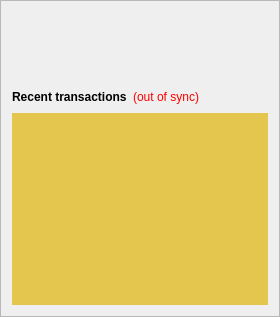
        <widget class="QFrame" name="frame_2">
         <property name="frameShape">
          <enum>QFrame::StyledPanel</enum>
         </property>
         <property name="frameShadow">
          <enum>QFrame::Raised</enum>
         </property>
         <layout class="QVBoxLayout" name="verticalLayout">
          <item>
           <spacer name="verticalSpacer_3">
            <property name="orientation">
             <enum>Qt::Vertical</enum>
            </property>
            <property name="sizeType">
             <enum>QSizePolicy::Fixed</enum>
            </property>
            <property name="sizeHint" stdset="0">
             <size>
              <width>20</width>
              <height>75</height>
             </size>
            </property>
           </spacer>
          </item>
          <item>
           <layout class="QHBoxLayout" name="horizontalLayout_2">
            <item>
             <widget class="QLabel" name="label_4">
              <property name="font">
               <font>
                <weight>75</weight>
                <bold>true</bold>
               </font>
              </property>
              <property name="text">
               <string>Recent transactions</string>
              </property>
             </widget>
            </item>
            <item>
             <widget class="QLabel" name="labelTransactionsStatus">
              <property name="cursor">
               <cursorShape>WhatsThisCursor</cursorShape>
              </property>
              <property name="toolTip">
               <string>The displayed information may be out of date. Your wallet automatically synchronizes with the Aias network after a connection is established, but this process has not completed yet.</string>
              </property>
              <property name="styleSheet">
               <string notr="true">QLabel { color: red; }</string>
              </property>
              <property name="text">
               <string notr="true">(out of sync)</string>
              </property>
              <property name="alignment">
               <set>Qt::AlignRight|Qt::AlignTrailing|Qt::AlignVCenter</set>
              </property>
             </widget>
            </item>
            <item>
             <spacer name="horizontalSpacer">
              <property name="orientation">
               <enum>Qt::Horizontal</enum>
              </property>
              <property name="sizeHint" stdset="0">
               <size>
                <width>40</width>
                <height>20</height>
               </size>
              </property>
             </spacer>
            </item>
           </layout>
          </item>
          <item>
           <widget class="QListView" name="listTransactions">
            <property name="styleSheet">
             <string notr="true">QListView { background: #e4c64e; }</string>
            </property>
            <property name="frameShape">
             <enum>QFrame::NoFrame</enum>
            </property>
            <property name="verticalScrollBarPolicy">
             <enum>Qt::ScrollBarAlwaysOff</enum>
            </property>
            <property name="horizontalScrollBarPolicy">
             <enum>Qt::ScrollBarAlwaysOff</enum>
            </property>
            <property name="selectionMode">
             <enum>QAbstractItemView::NoSelection</enum>
            </property>
           </widget>
          </item>
         </layout>
        </widget>
